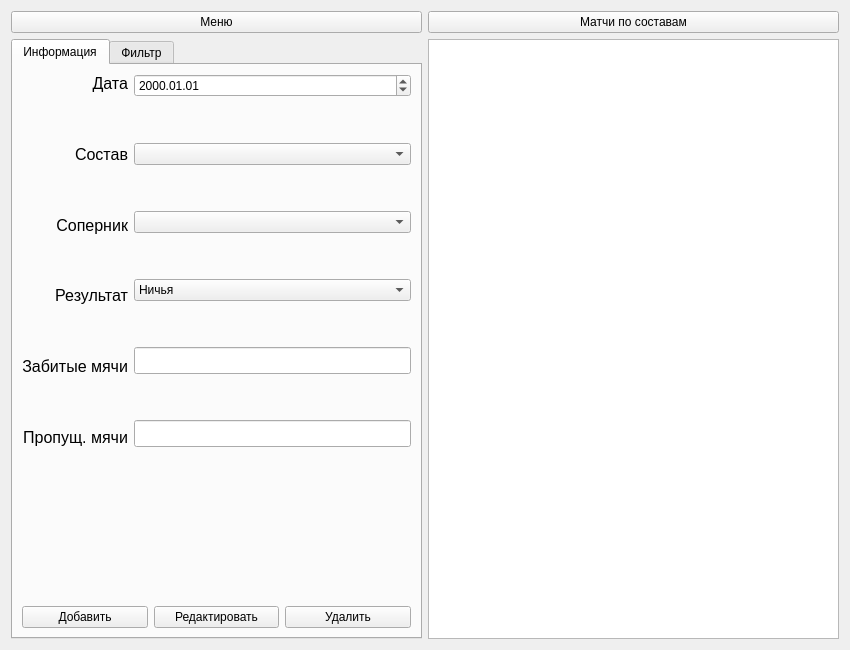
<?xml version="1.0" encoding="UTF-8"?>
<ui version="4.0">
 <class>Matches</class>
 <widget class="QWidget" name="Matches">
  <property name="geometry">
   <rect>
    <x>0</x>
    <y>0</y>
    <width>850</width>
    <height>650</height>
   </rect>
  </property>
  <property name="windowTitle">
   <string>Матчи</string>
  </property>
  <layout class="QGridLayout" name="gridLayout">
   <item row="0" column="0">
    <widget class="QPushButton" name="btn_Exit">
     <property name="text">
      <string>Меню</string>
     </property>
    </widget>
   </item>
   <item row="1" column="0">
    <widget class="QTabWidget" name="tabWidget">
     <property name="currentIndex">
      <number>0</number>
     </property>
     <widget class="QWidget" name="tab1">
      <attribute name="title">
       <string>Информация</string>
      </attribute>
      <layout class="QGridLayout" name="gridLayout_2">
       <item row="0" column="0">
        <layout class="QVBoxLayout" name="verticalLayout_3">
         <item>
          <layout class="QHBoxLayout" name="horizontalLayout_2">
           <item>
            <layout class="QVBoxLayout" name="verticalLayout_2">
             <item>
              <widget class="QLabel" name="lb_Date">
               <property name="font">
                <font>
                 <pointsize>12</pointsize>
                </font>
               </property>
               <property name="text">
                <string>Дата</string>
               </property>
               <property name="alignment">
                <set>Qt::AlignRight|Qt::AlignTrailing|Qt::AlignVCenter</set>
               </property>
              </widget>
             </item>
             <item>
              <spacer name="verticalSpacer_2">
               <property name="orientation">
                <enum>Qt::Vertical</enum>
               </property>
               <property name="sizeHint" stdset="0">
                <size>
                 <width>20</width>
                 <height>40</height>
                </size>
               </property>
              </spacer>
             </item>
             <item>
              <widget class="QLabel" name="lb_Squad">
               <property name="font">
                <font>
                 <pointsize>12</pointsize>
                </font>
               </property>
               <property name="text">
                <string>Состав</string>
               </property>
               <property name="alignment">
                <set>Qt::AlignRight|Qt::AlignTrailing|Qt::AlignVCenter</set>
               </property>
              </widget>
             </item>
             <item>
              <spacer name="verticalSpacer_5">
               <property name="orientation">
                <enum>Qt::Vertical</enum>
               </property>
               <property name="sizeHint" stdset="0">
                <size>
                 <width>20</width>
                 <height>40</height>
                </size>
               </property>
              </spacer>
             </item>
             <item>
              <widget class="QLabel" name="lb_Opponent">
               <property name="font">
                <font>
                 <pointsize>12</pointsize>
                </font>
               </property>
               <property name="text">
                <string>Соперник</string>
               </property>
               <property name="alignment">
                <set>Qt::AlignRight|Qt::AlignTrailing|Qt::AlignVCenter</set>
               </property>
              </widget>
             </item>
             <item>
              <spacer name="verticalSpacer_6">
               <property name="orientation">
                <enum>Qt::Vertical</enum>
               </property>
               <property name="sizeHint" stdset="0">
                <size>
                 <width>20</width>
                 <height>40</height>
                </size>
               </property>
              </spacer>
             </item>
             <item>
              <widget class="QLabel" name="lb_Result">
               <property name="font">
                <font>
                 <pointsize>12</pointsize>
                </font>
               </property>
               <property name="text">
                <string>Результат</string>
               </property>
               <property name="alignment">
                <set>Qt::AlignRight|Qt::AlignTrailing|Qt::AlignVCenter</set>
               </property>
              </widget>
             </item>
             <item>
              <spacer name="verticalSpacer_7">
               <property name="orientation">
                <enum>Qt::Vertical</enum>
               </property>
               <property name="sizeHint" stdset="0">
                <size>
                 <width>20</width>
                 <height>40</height>
                </size>
               </property>
              </spacer>
             </item>
             <item>
              <widget class="QLabel" name="lb_ZenitGoals">
               <property name="font">
                <font>
                 <pointsize>12</pointsize>
                </font>
               </property>
               <property name="text">
                <string>Забитые мячи</string>
               </property>
               <property name="alignment">
                <set>Qt::AlignRight|Qt::AlignTrailing|Qt::AlignVCenter</set>
               </property>
              </widget>
             </item>
             <item>
              <spacer name="verticalSpacer_9">
               <property name="orientation">
                <enum>Qt::Vertical</enum>
               </property>
               <property name="sizeHint" stdset="0">
                <size>
                 <width>20</width>
                 <height>40</height>
                </size>
               </property>
              </spacer>
             </item>
             <item>
              <widget class="QLabel" name="lb_OtherGoals">
               <property name="font">
                <font>
                 <pointsize>12</pointsize>
                </font>
               </property>
               <property name="text">
                <string>Пропущ. мячи</string>
               </property>
               <property name="alignment">
                <set>Qt::AlignRight|Qt::AlignTrailing|Qt::AlignVCenter</set>
               </property>
              </widget>
             </item>
            </layout>
           </item>
           <item>
            <layout class="QVBoxLayout" name="verticalLayout">
             <item>
              <widget class="QDateEdit" name="de_Date">
               <property name="displayFormat">
                <string>yyyy.MM.dd</string>
               </property>
              </widget>
             </item>
             <item>
              <spacer name="verticalSpacer_13">
               <property name="orientation">
                <enum>Qt::Vertical</enum>
               </property>
               <property name="sizeHint" stdset="0">
                <size>
                 <width>20</width>
                 <height>40</height>
                </size>
               </property>
              </spacer>
             </item>
             <item>
              <widget class="QComboBox" name="cb_Squad"/>
             </item>
             <item>
              <spacer name="verticalSpacer_15">
               <property name="orientation">
                <enum>Qt::Vertical</enum>
               </property>
               <property name="sizeHint" stdset="0">
                <size>
                 <width>20</width>
                 <height>40</height>
                </size>
               </property>
              </spacer>
             </item>
             <item>
              <widget class="QComboBox" name="cb_Opponent"/>
             </item>
             <item>
              <spacer name="verticalSpacer_16">
               <property name="orientation">
                <enum>Qt::Vertical</enum>
               </property>
               <property name="sizeHint" stdset="0">
                <size>
                 <width>20</width>
                 <height>40</height>
                </size>
               </property>
              </spacer>
             </item>
             <item>
              <widget class="QComboBox" name="cb_Result">
               <item>
                <property name="text">
                 <string>Ничья</string>
                </property>
               </item>
               <item>
                <property name="text">
                 <string>Победа</string>
                </property>
               </item>
               <item>
                <property name="text">
                 <string>Поражение</string>
                </property>
               </item>
              </widget>
             </item>
             <item>
              <spacer name="verticalSpacer_17">
               <property name="orientation">
                <enum>Qt::Vertical</enum>
               </property>
               <property name="sizeHint" stdset="0">
                <size>
                 <width>20</width>
                 <height>40</height>
                </size>
               </property>
              </spacer>
             </item>
             <item>
              <widget class="QLineEdit" name="le_ZenitGoals">
               <property name="font">
                <font>
                 <pointsize>12</pointsize>
                </font>
               </property>
              </widget>
             </item>
             <item>
              <spacer name="verticalSpacer_19">
               <property name="orientation">
                <enum>Qt::Vertical</enum>
               </property>
               <property name="sizeHint" stdset="0">
                <size>
                 <width>20</width>
                 <height>40</height>
                </size>
               </property>
              </spacer>
             </item>
             <item>
              <widget class="QLineEdit" name="le_OtherGoals">
               <property name="font">
                <font>
                 <pointsize>12</pointsize>
                </font>
               </property>
              </widget>
             </item>
            </layout>
           </item>
          </layout>
         </item>
         <item>
          <spacer name="verticalSpacer">
           <property name="orientation">
            <enum>Qt::Vertical</enum>
           </property>
           <property name="sizeHint" stdset="0">
            <size>
             <width>20</width>
             <height>40</height>
            </size>
           </property>
          </spacer>
         </item>
         <item>
          <layout class="QHBoxLayout" name="horizontalLayout">
           <item>
            <widget class="QPushButton" name="btn_Add">
             <property name="text">
              <string>Добавить</string>
             </property>
            </widget>
           </item>
           <item>
            <widget class="QPushButton" name="btn_Edit">
             <property name="text">
              <string>Редактировать</string>
             </property>
            </widget>
           </item>
           <item>
            <widget class="QPushButton" name="btn_Delete">
             <property name="text">
              <string>Удалить</string>
             </property>
            </widget>
           </item>
          </layout>
         </item>
        </layout>
       </item>
      </layout>
     </widget>
     <widget class="QWidget" name="tab2">
      <attribute name="title">
       <string>Фильтр</string>
      </attribute>
      <layout class="QGridLayout" name="gridLayout_3">
       <item row="0" column="0">
        <layout class="QVBoxLayout" name="verticalLayout_6">
         <item>
          <spacer name="verticalSpacer_3">
           <property name="orientation">
            <enum>Qt::Vertical</enum>
           </property>
           <property name="sizeHint" stdset="0">
            <size>
             <width>20</width>
             <height>40</height>
            </size>
           </property>
          </spacer>
         </item>
         <item>
          <layout class="QHBoxLayout" name="horizontalLayout_3">
           <item>
            <layout class="QVBoxLayout" name="verticalLayout_5">
             <item>
              <widget class="QLabel" name="le_Date_Filter">
               <property name="font">
                <font>
                 <pointsize>14</pointsize>
                </font>
               </property>
               <property name="text">
                <string>Дата</string>
               </property>
               <property name="alignment">
                <set>Qt::AlignRight|Qt::AlignTrailing|Qt::AlignVCenter</set>
               </property>
              </widget>
             </item>
             <item>
              <spacer name="verticalSpacer_8">
               <property name="orientation">
                <enum>Qt::Vertical</enum>
               </property>
               <property name="sizeHint" stdset="0">
                <size>
                 <width>20</width>
                 <height>40</height>
                </size>
               </property>
              </spacer>
             </item>
             <item>
              <widget class="QLabel" name="lb_Result_Filter">
               <property name="font">
                <font>
                 <pointsize>14</pointsize>
                </font>
               </property>
               <property name="text">
                <string>Результат</string>
               </property>
               <property name="alignment">
                <set>Qt::AlignRight|Qt::AlignTrailing|Qt::AlignVCenter</set>
               </property>
              </widget>
             </item>
             <item>
              <spacer name="verticalSpacer_24">
               <property name="orientation">
                <enum>Qt::Vertical</enum>
               </property>
               <property name="sizeHint" stdset="0">
                <size>
                 <width>20</width>
                 <height>40</height>
                </size>
               </property>
              </spacer>
             </item>
             <item>
              <widget class="QLabel" name="lb_Opponent_Filter">
               <property name="font">
                <font>
                 <pointsize>14</pointsize>
                </font>
               </property>
               <property name="text">
                <string>Соперник</string>
               </property>
               <property name="alignment">
                <set>Qt::AlignRight|Qt::AlignTrailing|Qt::AlignVCenter</set>
               </property>
              </widget>
             </item>
            </layout>
           </item>
           <item>
            <layout class="QVBoxLayout" name="verticalLayout_4">
             <item>
              <widget class="QDateEdit" name="de_Date_Filter">
               <property name="displayFormat">
                <string>yyyy.MM.dd</string>
               </property>
              </widget>
             </item>
             <item>
              <spacer name="verticalSpacer_4">
               <property name="orientation">
                <enum>Qt::Vertical</enum>
               </property>
               <property name="sizeHint" stdset="0">
                <size>
                 <width>20</width>
                 <height>40</height>
                </size>
               </property>
              </spacer>
             </item>
             <item>
              <widget class="QComboBox" name="cb_Result_Filter">
               <item>
                <property name="text">
                 <string/>
                </property>
               </item>
               <item>
                <property name="text">
                 <string>Победа</string>
                </property>
               </item>
               <item>
                <property name="text">
                 <string>Ничья</string>
                </property>
               </item>
               <item>
                <property name="text">
                 <string>Поражение</string>
                </property>
               </item>
              </widget>
             </item>
             <item>
              <spacer name="verticalSpacer_26">
               <property name="orientation">
                <enum>Qt::Vertical</enum>
               </property>
               <property name="sizeType">
                <enum>QSizePolicy::Expanding</enum>
               </property>
               <property name="sizeHint" stdset="0">
                <size>
                 <width>20</width>
                 <height>40</height>
                </size>
               </property>
              </spacer>
             </item>
             <item>
              <widget class="QLineEdit" name="le_Opponent_Filter">
               <property name="font">
                <font>
                 <pointsize>12</pointsize>
                </font>
               </property>
               <property name="text">
                <string/>
               </property>
              </widget>
             </item>
            </layout>
           </item>
          </layout>
         </item>
         <item>
          <spacer name="verticalSpacer_27">
           <property name="orientation">
            <enum>Qt::Vertical</enum>
           </property>
           <property name="sizeHint" stdset="0">
            <size>
             <width>20</width>
             <height>40</height>
            </size>
           </property>
          </spacer>
         </item>
        </layout>
       </item>
       <item row="1" column="0">
        <widget class="QPushButton" name="btn_CancelFilter">
         <property name="text">
          <string>Сбросить</string>
         </property>
        </widget>
       </item>
      </layout>
     </widget>
    </widget>
   </item>
   <item row="1" column="1">
    <widget class="QTableWidget" name="tw_Matches"/>
   </item>
   <item row="0" column="1">
    <widget class="QPushButton" name="btn_Matches_in_Squads">
     <property name="text">
      <string>Матчи по составам</string>
     </property>
     <property name="checkable">
      <bool>false</bool>
     </property>
    </widget>
   </item>
  </layout>
 </widget>
 <resources/>
 <connections/>
</ui>
